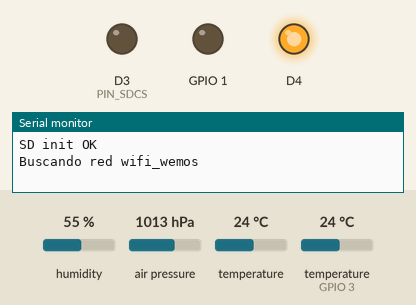
Recording of a sketch running on a simulated ESP8266 (Wemos D1 mini). Parts: output pins drawn as LEDs (lit = HIGH, except the on-board LED, lit = LOW), the last lines printed to the serial monitor. The test bench sets the inputs (shaded band); at power-on: humidity 55 %, air pressure 1013 hPa, temperature 24 °C, temperature (sensor on GPIO 3) 24 °C. WiFi joins after 1.5 s; servers stay silent unless stated; uploads are accepted with an empty reply; the local clock reads 2024-03-15 10:24:30 at power-on unless the sketch sets it; storage starts empty. At 2.0 s the program puts the board to deep sleep or switches it off; the recording ends there.

Above: at 1.3 s.
At 1.9 s:
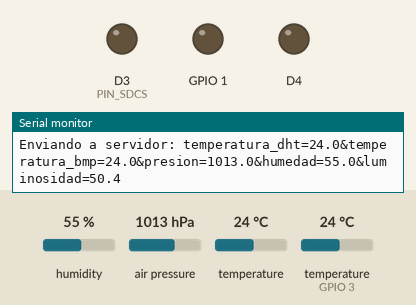
Timing chart, 0 to 2.0 s (numbered marks = the images above):
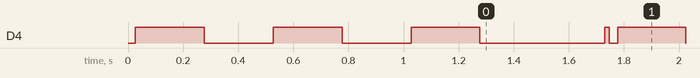

The sketch:

estacion_mcu.ino
```cpp
#include <ESP8266WiFi.h>
#include <ESP8266HTTPClient.h>

#include <Adafruit_BMP085.h>
#include <DHTesp.h>
#include <Wire.h>
#include <SPI.h>
#include <SD.h>
#include <RTClib.h>
#include <math.h>

#define READ_INTERVAL 300e6

#define PIN_DHT RX
#define PIN_LDR A0
#define PIN_SCK D5
#define PIN_MISO D6
#define PIN_MOSI D7
#define PIN_SDCS D3
#define PIN_ERROR_LED TX
#define PIN_SLEEP D0

#define TIMEZONE -3

#define WIFI_SSID "wifi_wemos"
#define WIFI_PASSWORD "wifi_wemos"

#define WIFI_ALT_SSID "unlu"
#define WIFI_ALT_PASSWORD ""

#define SEND_URL "http://serv.cidetic.unlu.edu.ar/estacionunlu/tiempo_real/cargar_datos.php"
#define TIMESTAMP_URL "http://serv.cidetic.unlu.edu.ar/estacionunlu/tiempo_real/cargar_datos.php"

DHTesp dht;
RTC_DS1307 rtc;
Adafruit_BMP085 bmp;
float global_temp;
float global_hum;
bool connecting = false;

void setup_pinmodes () {
  pinMode (BUILTIN_LED, OUTPUT);
  pinMode (PIN_ERROR_LED, OUTPUT);
  pinMode (PIN_DHT, INPUT);
  pinMode (PIN_LDR, INPUT);
  pinMode (PIN_SCK, OUTPUT);
  pinMode (PIN_MISO, INPUT);
  pinMode (PIN_MOSI, OUTPUT);
  pinMode (PIN_SDCS, OUTPUT);
}

void setup() {
  setup_pinmodes ();
	global_temp = -100.0;
	global_hum = -100.0;
	Serial.begin (9600);

	Wire.begin (D2, D1);
	bmp.begin ();
	rtc.begin ();
	digitalWrite (BUILTIN_LED, LOW);
	dht.setup (PIN_DHT, DHTesp::DHT22);
  digitalWrite (PIN_ERROR_LED, LOW);

  connect_wifi ();
  sensors_main ();
  ESP.deepSleep (READ_INTERVAL);
}

void loop() {
}
```

sensors.ino
```cpp
  void sensors_main () {
    float lum_perc, temp_bmp, presion;

    read_sensors (&global_temp, &temp_bmp, &presion, &global_hum, &lum_perc);
    char *filename = create_current_day_file ();
    store_sd (filename, global_temp, temp_bmp, presion, global_hum, lum_perc);
    free (filename);

    if (WiFi.status() == WL_CONNECTED) {
      send_to_server (global_temp, temp_bmp, presion, global_hum, lum_perc);
    } else {
      store_sd ("ENV_PEND.CSV", global_temp, temp_bmp, presion, global_hum, lum_perc);
    }

    notify_error (&global_temp, &temp_bmp, &presion, &global_hum, &lum_perc);
  }

    void read_sensors (float *temp, float *temp_bmp, float *presion, float *hum, float *lum_perc) {
    digitalWrite (BUILTIN_LED, HIGH);
    float input;

    input = dht.getTemperature ();
    if (!isnan (input)) {
      *temp = input;
    }

    input = dht.getHumidity ();
    if (!isnan (input)) {
      *hum = input;
    }

    int lum = analogRead (PIN_LDR);
    *lum_perc = ((float) lum)/10.23;
    *temp_bmp = bmp.readTemperature();
    *presion = 0.01*bmp.readPressure();

    *hum = (isnan (input))? (*hum): input;
    digitalWrite (BUILTIN_LED, LOW);
  }

  void notify_error (float *temp, float *temp_bmp, float *presion, float *hum, float *lum_perc) {
    if ((*temp == -100) || (*hum == -100)) {
      digitalWrite (PIN_ERROR_LED, HIGH);
    } else {
      digitalWrite (PIN_ERROR_LED, LOW);
    }
  }

void store_sd (char *filename, float temp_dht, float temp_bmp, float presion, float hum, float lum_perc) {
  char write_data[2048];
  char *time_string = get_time_string ();

  SD.begin (PIN_SDCS);

  sprintf (write_data, "%s,%d.%d,%d.%d,%d.%d,%d.%d,%d.%d",
    time_string,
    ((int) temp_dht),((int)(temp_dht*100.0))%100,
    ((int) temp_bmp), ((int)(temp_bmp*100.0))%100,
    ((int) presion), ((int)(presion*100.0))%100,
    ((int) hum), ((int)(hum*100.0))%100,
    ((int) lum_perc), ((int)(lum_perc*100.0))%100
  );
  File sd_file = SD.open (filename, FILE_WRITE);
  byte written = sd_file.println (write_data);
  sd_file.close ();
  if (written == 0) {
    for (int i=0; i < 4;i++) {
      digitalWrite (PIN_ERROR_LED, !digitalRead (PIN_ERROR_LED));
      delay (100);
    }
  }
  free (time_string);
}

void send_to_server (float temp_dht, float temp_bmp, float presion, float hum, float lum_perc) {
  digitalWrite (BUILTIN_LED, HIGH);
  char post_data[2048];
  HTTPClient http;
  http.begin (SEND_URL);
  http.addHeader ("Content-Type", "application/x-www-form-urlencoded");
  sprintf (post_data, "temperatura_dht=%d.%d&temperatura_bmp=%d.%d&presion=%d.%d&humedad=%d.%d&luminosidad=%d.%d",
    ((int)temp_dht),((int)(temp_dht*100.0))%100,
    ((int) temp_bmp), ((int)(temp_bmp*100.0))%100,
    ((int)presion), ((int)(presion*100.0))%100,
    ((int)hum), ((int)(hum*100.0))%100,
    ((int)lum_perc), ((int)(lum_perc*100.0))%100
  );
  Serial.print ("Enviando a servidor: ");
  Serial.println (post_data);
  int response_code = http.POST ((unsigned char*) post_data, strlen (post_data));
  http.end ();
  if (response_code != 200) {
    store_sd ("ENV_PEND.CSV", temp_dht, temp_bmp, presion, hum, lum_perc);
  }
  digitalWrite (BUILTIN_LED, LOW);
}

char *get_time_string () {
  char *time_string = (char*) malloc (20);
  DateTime now = rtc.now ();
  sprintf(time_string, "%04d-%02d-%02d %02d:%02d:%02d", now.year(), now.month(), now.day(), now.hour(), now.minute(), now.second());
  return time_string;
}

char *create_current_day_file () {
  char *filepath = (char*) malloc (15);
  DateTime now = rtc.now ();
  sprintf (filepath, "%04d%02d%02d.CSV", now.year(), now.month(), now.day());
  return filepath;
}
```

wifi.ino
```cpp
#define WIFI_CHECK_INTERVAL 60000
#define CHANGE_NET_INTERVAL 7500
#define WIFI_MAX_CONNECT_TIME 15000

void connect_wifi_sd () {
    Serial.println ("LEYENDO CONFIGURACION WIFI DESDE SD");
    File sd_file = SD.open ("WIFI.TXT", FILE_READ);
    char *file_content = get_file_content (sd_file);
    sd_file.close ();
    Serial.println ("LEIDO ARCHIVO WIFI.TXT");
    char *ssid = get_text_field ("ssid=", file_content);
    char *pass = get_text_field ("password=", file_content);

    Serial.println ("DATOS:");
    Serial.println (ssid);
    Serial.println (pass);

    Serial.print ("\r\nConectando a red "); Serial.println (ssid);
    WiFi.begin (ssid, pass);
    WiFi.reconnect ();

    int start = millis();
    while ((millis() - start < WIFI_MAX_CONNECT_TIME) && (WiFi.status() != WL_CONNECTED)) {
        digitalWrite (BUILTIN_LED, HIGH);
        delay (250);
        digitalWrite (BUILTIN_LED, LOW);
        delay (250);
    }

    Serial.print("Connected, IP address: ");
    Serial.println(WiFi.localIP());

    free (file_content);
    free (ssid);
    free (pass);
}


void connect_wifi () {
  if (SD.begin (PIN_SDCS)) {
    Serial.println ("SD init OK");
  } else {
    Serial.println ("SD init FAILED");
  }
  if (SD.exists ("wifi.txt")) {
    connect_wifi_sd ();
  } else {
    connect_wifi_old ();
  }
  clock_sync ();
}


char *get_text_field (char *field, char *body) {
  char *field_value = NULL;
  char *field_start = strstr (body, field);
  if (field_start != NULL) {
    char *field_end = strstr (field_start, "\r"); // DOS line end
    if (field_end == NULL) {
      field_end = strstr (field_start, "\n"); // Unix line end
    }
    if (field_end == NULL) {
      field_end = field_start + strlen (field_start); // No line end
    }
    int len = field_end - field_start - strlen (field);
    field_value = (char*) malloc (len+1);
    strncpy (field_value,  (field_start + strlen(field)), len);
    field_value[len] = '\0';
  }
  return field_value;
}


char *get_file_content (File sd_file) {
  char file_content [1024];
  int content_length = 0;
  boolean stp = false;

  while (!stp) {
    int readed = sd_file.read ();
    if (readed != -1 && content_length < 1023) {
      file_content [content_length] = readed;
      content_length++;
    } else {
      file_content[content_length] = '\0';
      stp = true;
    }
  }
  return strdup (file_content);
}


void connect_wifi_old () {
  boolean prev_use_alt = false;
  boolean use_alt = false;
  if (!connecting) {
    connecting = true;

    Serial.print ("\r\nBuscando red "); Serial.println (WIFI_SSID);
    WiFi.begin (WIFI_SSID, WIFI_PASSWORD);
    WiFi.reconnect ();

    int start = millis();
    while ((millis() - start < WIFI_MAX_CONNECT_TIME) && (WiFi.status() != WL_CONNECTED)) {
      use_alt = (((int) (millis() / CHANGE_NET_INTERVAL)) % 2) != 0;
      if (use_alt != prev_use_alt) {
        if (use_alt) {
          Serial.print ("\r\nBuscando red "); Serial.println (WIFI_ALT_SSID);
          WiFi.begin (WIFI_ALT_SSID, WIFI_ALT_PASSWORD);
          WiFi.reconnect ();
        } else {
          Serial.print ("\r\nBuscando red "); Serial.println (WIFI_SSID);
          WiFi.begin (WIFI_SSID, WIFI_PASSWORD);
          WiFi.reconnect ();
        }
      }
      prev_use_alt = use_alt;

      digitalWrite (BUILTIN_LED, HIGH);
      delay (250);
      digitalWrite (BUILTIN_LED, LOW);
      delay (250);
    }
    Serial.println();

    Serial.print("Connected, IP address: ");
    Serial.println(WiFi.localIP());
    connecting = false;
  }
}


void clock_sync () {
  uint32_t timestamp = get_remote_timestamp ();
  if (timestamp > 0) {
    DateTime *now = new DateTime ((uint32_t) timestamp);
    rtc.adjust (*now);
    Serial.println ("HORA ESTABLECIDA");
  } else {
    Serial.println ("NO SE PUEDE CONSULTAR LA HORA DEL SERVIDOR");
  }
}


uint32_t get_remote_timestamp () {
  unsigned long start_millis = millis ();
  HTTPClient http;
  http.begin (TIMESTAMP_URL);
  Serial.print ("Consultado hora a servidor: ");
  int response_code = http.GET ();
  uint32_t timestamp;
  if (response_code == 200) {
    String response = http.getString ();
    timestamp = response.toInt ();
    unsigned long end_millis = millis ();
    unsigned long adjust =  (((end_millis - start_millis)/2 + 500) / 1000);
    adjust += (TIMEZONE) * 3600;
    timestamp += (uint32_t) adjust;
    Serial.println (timestamp);
  } else {
    timestamp = 0;
  }
  http.end ();
  return timestamp;
}
```

Measured:
- by itself, D4: LOW → HIGH at 0.03 s, → LOW 0.25 s later, → HIGH 0.25 s later, → LOW 0.25 s later, … (10 changes in this stretch)
